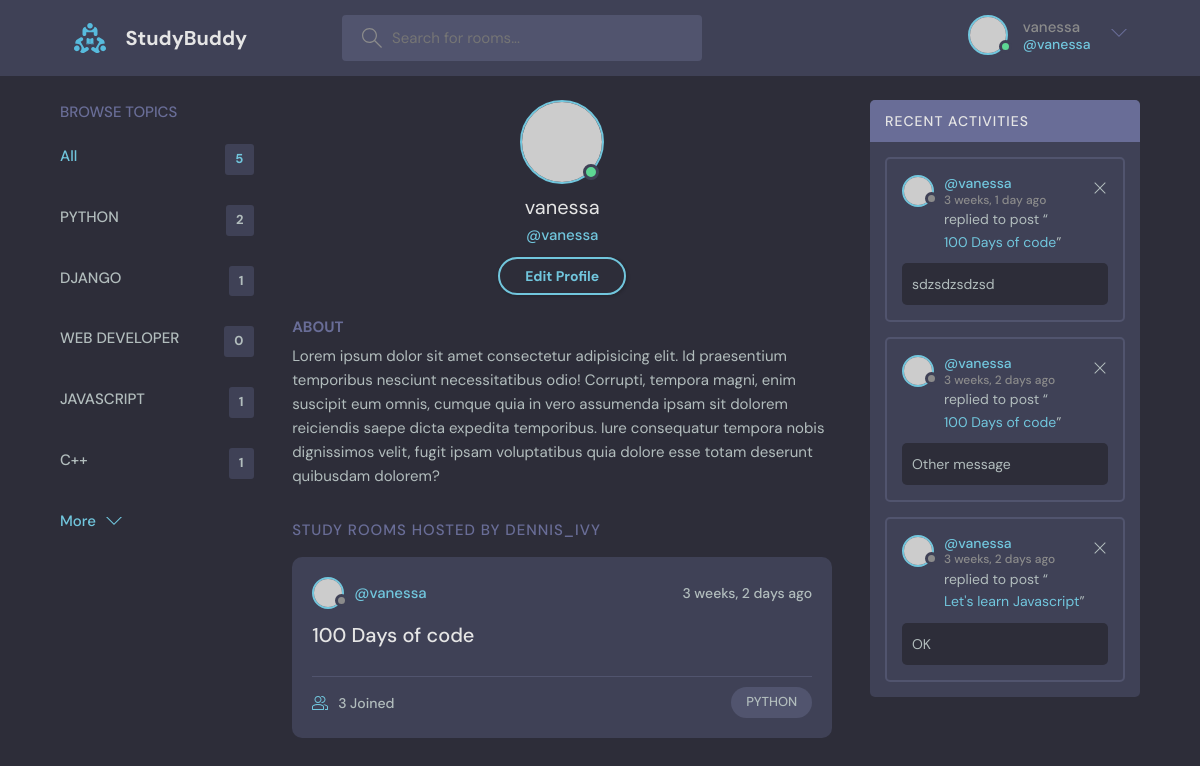
Screenshot of /profile/3 (signed in) with the database file from the repository.
### base/models.py (models this page shows, shortened)
class Topic(models.Model):
   name = models.CharField(max_length=200)

class Room(models.Model):
   host = models.ForeignKey(User, on_delete=models.SET_NULL, null=True)
   topic = models.ForeignKey(Topic, on_delete=models.SET_NULL, null=True)
   name = models.CharField(max_length=200)
   description = models.TextField(null=True, blank=True)
   participants = models.ManyToManyField(User, related_name='participants', blank=True)
   updated = models.DateTimeField(auto_now=True)
   created = models.DateTimeField(auto_now_add=True)
   class Meta:
      ordering = ['-updated', '-created']
   def __str__(self):
      return self.name

class Message(models.Model):
   user = models.ForeignKey(User, on_delete=models.CASCADE)
   room = models.ForeignKey(Room, on_delete=models.CASCADE)
   body = models.TextField()
   updated = models.DateTimeField(auto_now=True)
   created = models.DateTimeField(auto_now_add=True)
   class Meta:
      ordering = ['-updated', '-created']

### base/views.py (the view)
# urls.py: path('profile/<str:pk>', views.userProfile, name="user-profile"),
def userProfile(request, pk):
   user = User.objects.get(id=pk)
   rooms = user.room_set.all()
   room_messages = user.message_set.all()
   topics = Topic.objects.all()
   context = {'user': user, 'rooms': rooms, 'room_messages': room_messages, 'topics': topics}
   return render(request, 'base/profile.html', context)

### base/templates/base/profile.html
{% extends 'main.html' %}
{% block content %}
<main class="profile-page layout layout--3">
  <div class="container">
    {% include 'base/components/topics_component.html' %}
    <div class="roomList">
      <div class="profile">
        <div class="profile__avatar">
          <div class="avatar avatar--large active">
            <img src="https://randomuser.me/api/portraits/men/11.jpg" />
          </div>
        </div>
        <div class="profile__info">
          <h3>{{ user.username }}</h3>
          <p>@{{ user.username }}</p>
          {% if request.user == user %}
          <a href="{% url 'update-user' %}" class="btn btn--main btn--pill">Edit Profile</a>
          {% endif %}
        </div>
        <div class="profile__about">
          <h3>About</h3>
          <p>
            Lorem ipsum dolor sit amet consectetur adipisicing elit. Id praesentium temporibus nesciunt necessitatibus odio! Corrupti, tempora magni, enim suscipit eum omnis, cumque quia in vero assumenda ipsam sit dolorem reiciendis saepe dicta expedita temporibus. Iure consequatur tempora nobis dignissimos velit, fugit ipsam voluptatibus quia dolore esse totam deserunt quibusdam dolorem?
          </p>
        </div>
      </div>
      <div class="roomList__header">
        <div>
          <h2>Study Rooms Hosted by dennis_ivy</a>
          </h2>
        </div>
      </div>
      {% include 'base/components/feed_component.html' %}
    </div>
    {% include 'base/components/activity_component.html' %}
  </div>
</main>
{% endblock content %}

### templates/navbar.html (shortened to what this page needs)
{% load static %}
<header class="header header--loggedIn">
   <div class="container">
      <a href="{% url 'home' %}" class="header__logo">
         <img src="{% static 'images/logo.svg' %}" />
         <h1>StudyBuddy</h1>
      </a>
      <form class="header__search" method="get" action="{% url 'home' %}">
         <label>
            <input name="q" placeholder="Search for rooms..." />
         </label>
      </form>
      <nav class="header__menu">
         {% if request.user.is_authenticated %}
         <div class="header__user">
            <a href="{% url 'update-user' %}">
               <div class="avatar avatar--medium active">
                  <img src="https://randomuser.me/api/portraits/men/37.jpg" />
               </div>
               <p>{{ request.user.username }} <span>@{{ request.user.username }}</span></p>
            </a>
            <button class="dropdown-button">
               <svg
                  version="1.1"
                  xmlns="http://www.w3.org/2000/svg"
                  width="32"
                  height="32"
                  viewBox="0 0 32 32"
               >
                  <title>chevron-down</title>
                  <path d="M16 21l-13-13h-3l16 16 16-16h-3l-13 13z"></path>
               </svg>
            </button>
         </div>
         {% else %}
         <a href="{% url 'login' %}">
            <img src="{% static 'images/avatar.svg' %}" />
            <p>Login</p>
         </a>
         {% endif %}
      </nav>
   </div>
</header>

### base/templates/base/components/topics_component.html
<div class="topics">
   <div class="topics__header">
      <h2>Browse Topics</h2>
   </div>
   <ul class="topics__list">
      <li>
         <a href="{% url 'home' %}" class="active">All <span>{{ topics.count }}</span></a>
      </li>
      {% for topic in topics %}
      <li>
         <a href="{% url 'home' %}?q={{ topic.name }}"
            >{{ topic.name }} <span>{{ topic.room_set.all.count }}</span></a
         >
      </li>
      {% endfor %}
   </ul>
   <a class="btn btn--link" href="topics.html">
      More
      <svg
         version="1.1"
         xmlns="http://www.w3.org/2000/svg"
         width="32"
         height="32"
         viewBox="0 0 32 32"
      >
         <title>chevron-down</title>
         <path d="M16 21l-13-13h-3l16 16 16-16h-3l-13 13z"></path>
      </svg>
   </a>
</div>

### base/templates/base/components/feed_component.html (shortened to what this page needs)
{% for room in rooms %}
<div class="roomListRoom">
   <div class="roomListRoom__header">
      <a href="{% url 'user-profile' room.host.id %}" class="roomListRoom__author">
         <div class="avatar avatar--small">
            <img src="https://randomuser.me/api/portraits/women/11.jpg" />
         </div>
         <span>@{{ room.host.username }}</span>
      </a>
      <div class="roomListRoom__actions">
         <span>{{ room.created|timesince }} ago</span>
      </div>
   </div>
   <div class="roomListRoom__content">
      <a href="{% url 'room' room.id %}">{{ room.name }}</a>
   </div>
   <div class="roomListRoom__meta">
      <a href="{% url 'room' room.id %}" class="roomListRoom__joined">
         {{ room.participants.all.count }} Joined
      </a>
      <p class="roomListRoom__topic">{{ room.topic.name }}</p>
   </div>
</div>
{% endfor %}

### base/templates/base/components/activity_component.html
<div class="activities">
   <div class="activities__header">
      <h2>Recent Activities</h2>
   </div>
   {% for message in room_messages %}
   <div class="activities__box">
      <div class="activities__boxHeader roomListRoom__header">
         <a href="{% url 'user-profile' message.user.id %}" class="roomListRoom__author">
            <div class="avatar avatar--small">
               <img src="https://randomuser.me/api/portraits/women/11.jpg" />
            </div>
            <p>
               @{{ message.user }}
               <span>{{ message.created|timesince }} ago</span>
            </p>
         </a>
         {% if request.user == message.user %}
         <div class="roomListRoom__actions">
            <a href="{% url 'delete-message' message.id %}">
               <svg
                  version="1.1"
                  xmlns="http://www.w3.org/2000/svg"
                  width="32"
                  height="32"
                  viewBox="0 0 32 32"
               >
                  <title>remove</title>
                  <path
                     d="M27.314 6.019l-1.333-1.333-9.98 9.981-9.981-9.981-1.333 1.333 9.981 9.981-9.981 9.98 1.333 1.333 9.981-9.98 9.98 9.98 1.333-1.333-9.98-9.98 9.98-9.981z"
                  ></path>
               </svg>
            </a>
         </div>
         {% endif %}
      </div>
      <div class="activities__boxContent">
         <p>replied to post “<a href="{% url 'room' message.room.id %}">{{ message.room }}</a>”</p>
         <div class="activities__boxRoomContent">{{ message.body }}</div>
      </div>
   </div>
   {% endfor %}
</div>

### rows the page displays
Topic: name "PYTHON", room_set.all.count "2"
Topic: name "DJANGO", room_set.all.count "1"
Topic: name "WEB DEVELOPER", room_set.all.count "0"
Topic: name "JAVASCRIPT", room_set.all.count "1"
Topic: name "C++", room_set.all.count "1"
Room: host.username "vanessa", created "3 weeks, 2 days", name "100 Days of code", participants.all.count "3", topic.name "PYTHON"
Message: user "vanessa", created "3 weeks, 1 day", room "100 Days of code", body "sdzsdzsdzsd"
Message: user "vanessa", created "3 weeks, 2 days", room "100 Days of code", body "Other message"
Message: user "vanessa", created "3 weeks, 2 days", room "Let's learn Javascript", body "OK"

### other values shown
{{ request.user.username }} "vanessa"
{{ topics.count }} "5"
{{ user.username }} "vanessa"
